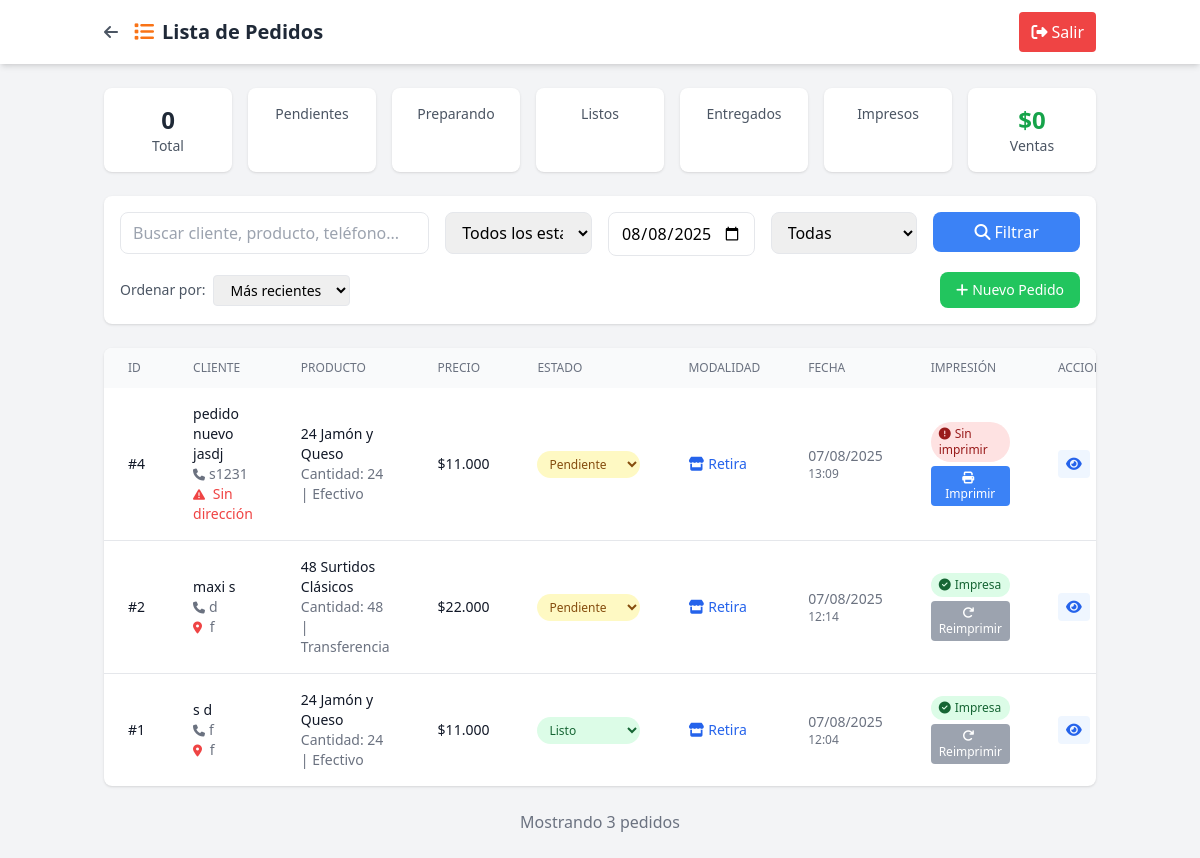
The app's page /admin/modules/pedidos/ver_pedidos.php (signed in), older data.
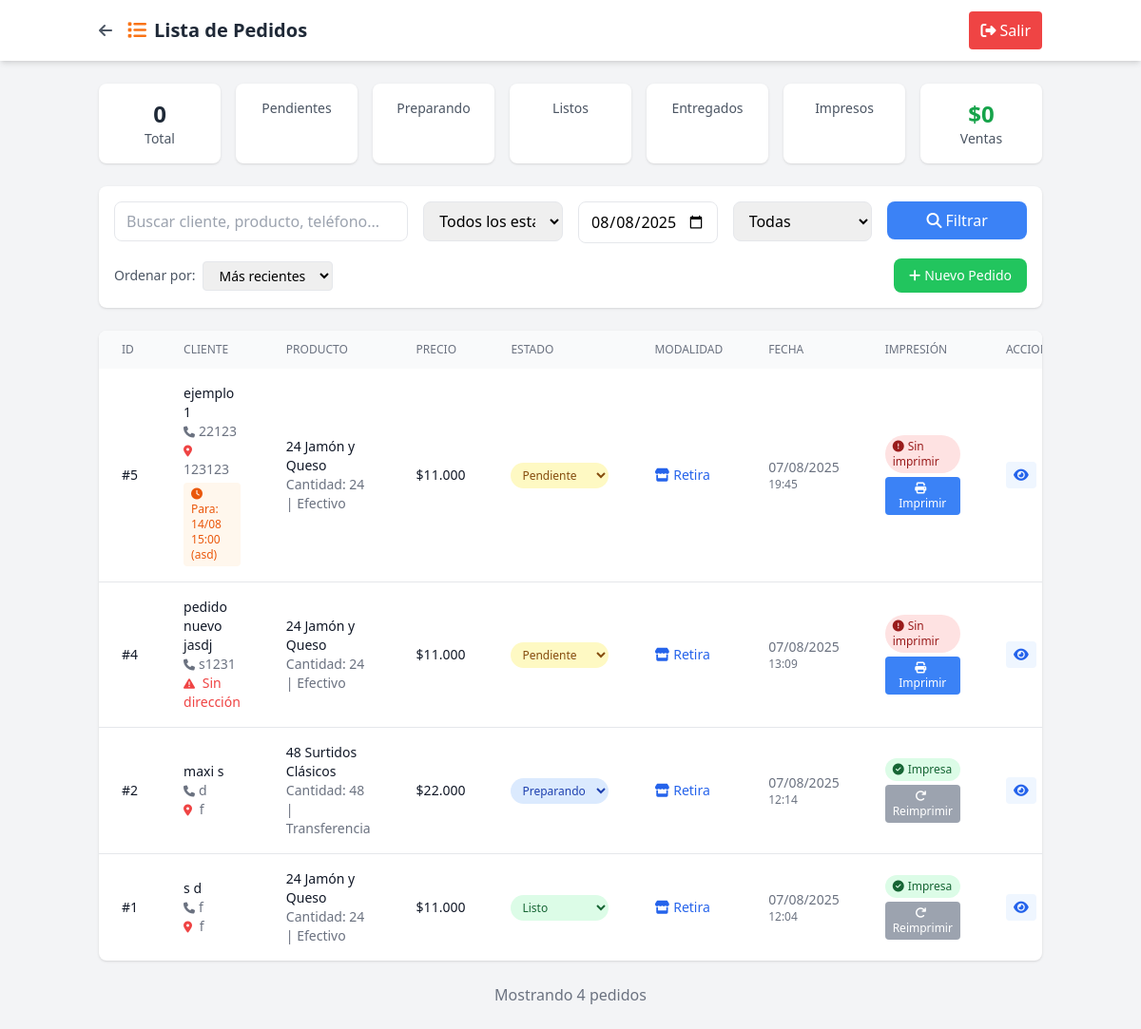
The same page, newer data.
### tables this page shows
CREATE TABLE `pedidos` (
  `id` int(11) NOT NULL,
  `nombre` varchar(100) NOT NULL,
  `apellido` varchar(100) NOT NULL,
  `telefono` varchar(20) NOT NULL,
  `direccion` text DEFAULT NULL,
  `producto` varchar(100) NOT NULL,
  `cantidad` int(11) NOT NULL,
  `precio` decimal(10,2) NOT NULL,
  `forma_pago` enum('Efectivo','Transferencia') DEFAULT 'Efectivo',
  `modalidad` enum('Retira','Delivery') DEFAULT 'Retira',
  `estado` enum('Pendiente','Preparando','Listo','Entregado') DEFAULT 'Pendiente',
  `observaciones` text DEFAULT NULL,
  `cliente_fijo_id` int(11) DEFAULT NULL,
  `impreso` tinyint(1) DEFAULT 0,
  `created_at` timestamp NULL DEFAULT current_timestamp(),
  `updated_at` timestamp NULL DEFAULT current_timestamp() ON UPDATE current_timestamp(),
  `fecha_entrega` date DEFAULT NULL COMMENT 'Fecha para cuando es el pedido',
  `hora_entrega` time DEFAULT NULL COMMENT 'Hora para cuando es el pedido',
  `notas_horario` text DEFAULT NULL COMMENT 'Observaciones sobre horario/entrega',
  `fecha_pedido` datetime DEFAULT current_timestamp() COMMENT 'Cuándo se tomó el pedido (puede ser diferente de created_at para casos especiales)',
  `prioridad` enum('normal','prioridad','urgente') DEFAULT 'normal' COMMENT 'Prioridad manual asignada por admin',
  `prioridad_notas` text DEFAULT NULL COMMENT 'Notas sobre por qué se asignó esta prioridad',
  `es_personalizado_complejo` tinyint(1) DEFAULT 0 COMMENT 'Si usa la tabla pedido_detalles para precios mixtos'
);

### admin/config.php (called while the page is built, shortened)
<?php
function formatPrice($price) {
    return '$' . number_format($price, 0, ',', '.');
}
?>

### admin/modules/pedidos/ver_pedidos.php (the view, shortened to what the rows shown need)
<?php
require_once '../../config.php';
$pdo = getConnection();
$orden = isset($_GET['orden']) ? sanitize($_GET['orden']) : 'created_at DESC';
$sql = "SELECT p.*, cf.nombre as cliente_nombre, cf.apellido as cliente_apellido
        FROM pedidos p
        LEFT JOIN clientes_fijos cf ON p.cliente_fijo_id = cf.id
        WHERE 1=1";
$params = [];
$sql .= " ORDER BY " . $orden;
$stmt = $pdo->prepare($sql);
$stmt->execute($params);
$pedidos = $stmt->fetchAll();
?>
<!DOCTYPE html>
<html lang="es">
<head>
    <script src="https://cdn.tailwindcss.com"></script>
    <link rel="stylesheet" href="https://cdnjs.cloudflare.com/ajax/libs/font-awesome/6.4.0/css/all.min.css">
</head>
<body class="bg-gray-100">
    <header class="bg-white shadow-md">
        <div class="container mx-auto px-4 py-3 flex justify-between items-center">
            <div class="flex items-center">
                <h1 class="text-xl font-bold text-gray-800">
                    <i class="fas fa-list text-orange-500 mr-2"></i>Lista de Pedidos
                </h1>
            </div>
        </div>
    </header>
    <main class="container mx-auto px-4 py-6">
        <div class="bg-white rounded-lg shadow overflow-hidden">
            <?php if (empty($pedidos)): ?>
                <div class="p-8 text-center text-gray-500">
                    <i class="fas fa-inbox text-6xl mb-4"></i>
                    <h3 class="text-xl mb-2">No hay pedidos</h3>
                    <p>No se encontraron pedidos con los filtros aplicados</p>
                </div>
            <?php else: ?>
                <div class="overflow-x-auto">
                    <table class="min-w-full">
                        <thead class="bg-gray-50">
                            <tr>
                                <th class="px-6 py-3 text-left text-xs font-medium text-gray-500 uppercase">ID</th>
                                <th class="px-6 py-3 text-left text-xs font-medium text-gray-500 uppercase">Cliente</th>
                                <th class="px-6 py-3 text-left text-xs font-medium text-gray-500 uppercase">Producto</th>
                                <th class="px-6 py-3 text-left text-xs font-medium text-gray-500 uppercase">Precio</th>
                                <th class="px-6 py-3 text-left text-xs font-medium text-gray-500 uppercase">Estado</th>
                                <th class="px-6 py-3 text-left text-xs font-medium text-gray-500 uppercase">Modalidad</th>
                                <th class="px-6 py-3 text-left text-xs font-medium text-gray-500 uppercase">Fecha</th>
                                <th class="px-6 py-3 text-left text-xs font-medium text-gray-500 uppercase">Impresión</th>
                                <th class="px-6 py-3 text-left text-xs font-medium text-gray-500 uppercase">Acciones</th>
                            </tr>
                        </thead>
                        <tbody class="divide-y divide-gray-200">
                            <?php foreach ($pedidos as $pedido): ?>
                                <tr class="hover:bg-gray-50">
                                    <td class="px-6 py-4 text-sm font-medium text-gray-900">
                                        #<?= $pedido['id'] ?>
                                    </td>
                                    <td class="px-6 py-4">
                                        <div class="text-sm font-medium text-gray-900">
                                            <?= htmlspecialchars($pedido['nombre'] . ' ' . $pedido['apellido']) ?>
                                        </div>
                                        <div class="text-sm text-gray-500">
                                            <i class="fas fa-phone text-xs mr-1"></i><?= htmlspecialchars($pedido['telefono']) ?>
                                        </div>
                                        <?php if ($pedido['direccion']): ?>
                                        <div class="text-sm text-gray-500">
                                            <i class="fas fa-map-marker-alt text-xs mr-1 text-red-500"></i>
                                            <span class="font-medium"><?= htmlspecialchars($pedido['direccion']) ?></span>
                                        </div>
                                        <?php else: ?>
                                        <div class="text-sm text-red-500">
                                            <i class="fas fa-exclamation-triangle text-xs mr-1"></i>
                                            <span class="font-medium">Sin dirección</span>
                                        </div>
                                        <?php endif; ?>
                                        <?php if ($pedido['fecha_entrega'] || $pedido['hora_entrega'] || $pedido['notas_horario']): ?>
                                        <div class="text-xs text-orange-600 bg-orange-50 px-2 py-1 rounded mt-1">
                                            <i class="fas fa-clock mr-1"></i>
                                            <?php if ($pedido['fecha_entrega']): ?>
                                                Para: <?= date('d/m', strtotime($pedido['fecha_entrega'])) ?>
                                            <?php endif; ?>
                                            <?php if ($pedido['hora_entrega']): ?>
                                                <?= substr($pedido['hora_entrega'], 0, 5) ?>
                                            <?php endif; ?>
                                            <?php if ($pedido['notas_horario']): ?>
                                                (<?= htmlspecialchars($pedido['notas_horario']) ?>)
                                            <?php endif; ?>
                                        </div>
                                        <?php endif; ?>
                                    </td>
                                    <td class="px-6 py-4">
                                        <div class="text-sm font-medium text-gray-900">
                                            <?= htmlspecialchars($pedido['producto']) ?>
                                        </div>
                                        <div class="text-sm text-gray-500">
                                            Cantidad: <?= $pedido['cantidad'] ?> | <?= htmlspecialchars($pedido['forma_pago']) ?>
                                        </div>
                                    </td>
                                    <td class="px-6 py-4 text-sm font-medium text-gray-900">
                                        <?= formatPrice($pedido['precio']) ?>
                                    </td>
                                    <td class="px-6 py-4">
                                        <?php
                                        $estado_colors = [
                                            'Pendiente' => 'bg-yellow-100 text-yellow-800',
                                            'Preparando' => 'bg-blue-100 text-blue-800',
                                            'Listo' => 'bg-green-100 text-green-800',
                                            'Entregado' => 'bg-gray-100 text-gray-800'
                                        ];
                                        ?>
                                        <select onchange="cambiarEstado(<?= $pedido['id'] ?>, this.value)"
                                                class="px-2 py-1 text-xs font-medium rounded-full border-0 <?= $estado_colors[$pedido['estado']] ?? 'bg-gray-100 text-gray-800' ?>">
                                            <option value="Pendiente" <?= $pedido['estado'] === 'Pendiente' ? 'selected' : '' ?>>Pendiente</option>
                                            <option value="Preparando" <?= $pedido['estado'] === 'Preparando' ? 'selected' : '' ?>>Preparando</option>
                                            <option value="Listo" <?= $pedido['estado'] === 'Listo' ? 'selected' : '' ?>>Listo</option>
                                        </select>
                                    </td>
                                    <td class="px-6 py-4 text-sm text-gray-900">
                                        <?php if ($pedido['modalidad'] === 'Delivery'): ?>
                                            <span class="inline-flex items-center text-green-600">
                                                <i class="fas fa-truck mr-1"></i>Delivery
                                            </span>
                                        <?php else: ?>
                                            <span class="inline-flex items-center text-blue-600">
                                                <i class="fas fa-store mr-1"></i>Retira
                                            </span>
                                        <?php endif; ?>
                                    </td>
                                    <td class="px-6 py-4 text-sm text-gray-500">
                                        <div><?= date('d/m/Y', strtotime($pedido['created_at'])) ?></div>
                                        <div class="text-xs"><?= date('H:i', strtotime($pedido['created_at'])) ?></div>
                                    </td>
                                    <td class="px-6 py-4">
                                        <?php if ($pedido['impreso']): ?>
                                            <div class="flex flex-col space-y-1">
                                                <span class="bg-green-100 text-green-800 px-2 py-1 rounded-full text-xs">
                                                    <i class="fas fa-check-circle mr-1"></i>Impresa
                                                </span>
                                                <button onclick="reimprimir(<?= $pedido['id'] ?>)"
                                                        class="bg-gray-400 hover:bg-gray-500 text-white px-2 py-1 rounded text-xs">
                                                    <i class="fas fa-redo mr-1"></i>Reimprimir
                                                </button>
                                            </div>
                                        <?php else: ?>
                                            <div class="flex flex-col space-y-1">
                                                <span class="bg-red-100 text-red-800 px-2 py-1 rounded-full text-xs">
                                                    <i class="fas fa-exclamation-circle mr-1"></i>Sin imprimir
                                                </span>
                                                <button onclick="imprimirComanda(<?= $pedido['id'] ?>)"
                                                        class="bg-blue-500 hover:bg-blue-600 text-white px-2 py-1 rounded text-xs">
                                                    <i class="fas fa-print mr-1"></i>Imprimir
                                                </button>
                                            </div>
                                        <?php endif; ?>
                                    </td>
                                    <td class="px-6 py-4 text-sm font-medium">
                                        <div class="flex space-x-2">
                                            <button onclick="verDetalles(<?= $pedido['id'] ?>)"
                                                    class="text-blue-600 hover:text-blue-900 bg-blue-50 hover:bg-blue-100 px-2 py-1 rounded"
                                                    title="Ver detalles completos (Comandera)">
                                                <i class="fas fa-eye"></i>
                                            </button>
                                        </div>
                                    </td>
                                </tr>
                            <?php endforeach; ?>
                        </tbody>
                    </table>
                </div>
            <?php endif; ?>
        </div>
    </main>
</body>
</html>

Row changes from the older to the newer data that the page shows:
added pedidos: id "5", nombre+apellido "ejemplo 1", telefono "22123", direccion "123123", fecha_entrega "14/08", hora_entrega "15:00", notas_horario "asd", producto "24 Jamón y Queso", cantidad "24", forma_pago "Efectivo", precio "$11.000", estado+id "Pendiente", modalidad "Retira" (drawn), created_at "07/08/2025", created_at "19:45"
changed pedidos "maxi s": estado+id "Pendiente" → "Preparando"
Text that changed along with them:
count($pedidos): "3" → "4"
